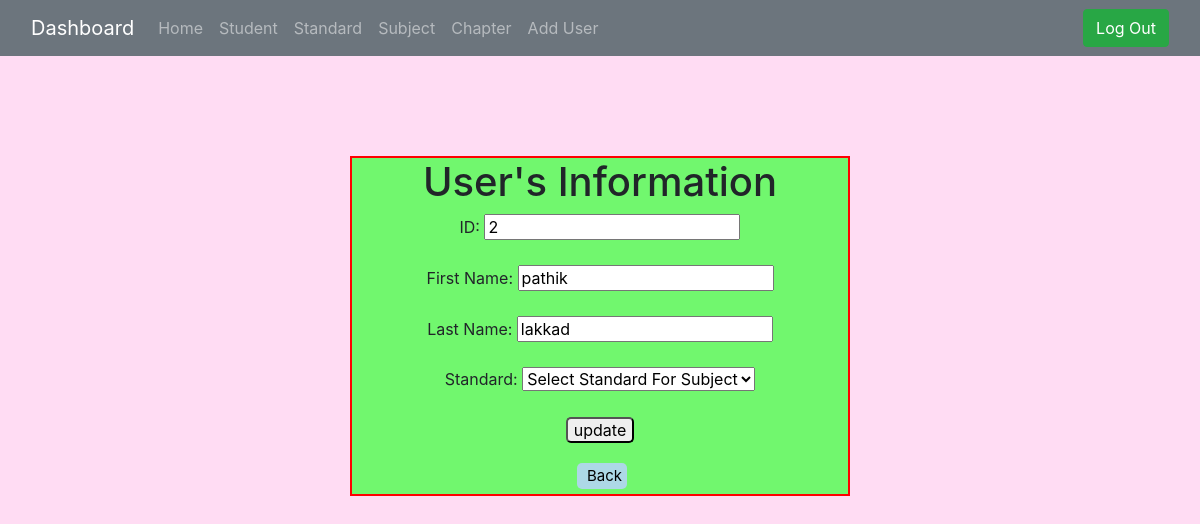
The page /assignStandard.php?id=2 (signed in) on the database its author committed.
### tables this page shows
CREATE TABLE `userdata` (
  `id` int NOT NULL,
  `firstname` varchar(255) NOT NULL,
  `lastname` varchar(255) NOT NULL,
  `email` varchar(255) NOT NULL,
  `age` int NOT NULL,
  `password` varchar(255) NOT NULL,
  `image` varchar(255) DEFAULT NULL
);

### assignStandard.php (the view, shortened to what this page needs)
<?php
include "navbar.php";
?>
<?php
if (isset($_GET['id'])) {
    require "db.php";
    $id = $_GET['id'];
    $query = "SELECT * FROM `userdata` WHERE `id` = '$id'";
    $result = mysqli_query($conn, $query);
    $row = mysqli_fetch_array($result);
?>
    <!DOCTYPE html>
    <html lang="en">
    <head>
    <body>
        <div class="container">
            <h1>User's Information</h1>
            <form action="" method="post" enctype="multipart/form-data">
                <label>ID:</label>
                <input readonly type="text" name="id" value="<?php echo $row['id'] ?>"><br><br>
                <label>First Name:</label>
                <input readonly type="text" name="firstname" value="<?php echo $row['firstname'] ?>"><br><br>
                <label>Last Name:</label>
                <input readonly type="text" name="lastname" value="<?php echo $row['lastname'] ?>"><br><br>
                <label>Standard:</label>
                <select class="form-select" aria-label="Default select example" name="standard">
                    <option selected>Select Standard For Subject</option>
                </select><br>
                <br>
                <input class="sbtn" type="submit" value="update" name="update"><br><br>
                <a id='back' href='student.php'>Back</a>
            </form>
        </div>
    </body>
    </html>
<?php
}
?>

### assignStandard.php (style rules this page uses)
body { background-color: #ffdcf3; }
.container { display: flex; flex-direction: column; justify-content: center; text-align: center; background-color: #49ff49c7; border: 2px solid red; margin-left: 350px; width: 500px; line-height: 20px; margin-top: 100px; }
.sbtn { border-radius: 5px; ; }
#back { display: block; margin: 0px 0px 5px 210px; color: black; text-decoration: none; background: lightblue; border-radius: 5px; padding: 3px 10px; width: 50px; border: none; font-size: 15px; }

### rows shown on the page
userdata: id "2", firstname "pathik", lastname "lakkad"
